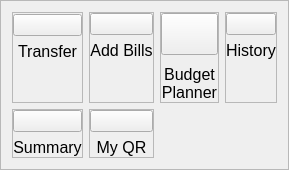
                    <widget class="QFrame" name="featuresframe">
                     <property name="sizePolicy">
                      <sizepolicy hsizetype="Preferred" vsizetype="Fixed">
                       <horstretch>0</horstretch>
                       <verstretch>0</verstretch>
                      </sizepolicy>
                     </property>
                     <property name="minimumSize">
                      <size>
                       <width>0</width>
                       <height>170</height>
                      </size>
                     </property>
                     <property name="frameShape">
                      <enum>QFrame::StyledPanel</enum>
                     </property>
                     <property name="frameShadow">
                      <enum>QFrame::Raised</enum>
                     </property>
                     <layout class="QVBoxLayout" name="verticalLayout_6" stretch="0">
                      <item>
                       <layout class="QGridLayout" name="gridLayout_2" columnstretch="0,0,0,0,0,0,0,0">
                        <property name="bottomMargin">
                         <number>0</number>
                        </property>
                        <item row="0" column="4">
                         <widget class="QFrame" name="ftransferframe">
                          <property name="frameShape">
                           <enum>QFrame::StyledPanel</enum>
                          </property>
                          <property name="frameShadow">
                           <enum>QFrame::Raised</enum>
                          </property>
                          <layout class="QVBoxLayout" name="verticalLayout_8">
                           <property name="leftMargin">
                            <number>0</number>
                           </property>
                           <property name="topMargin">
                            <number>1</number>
                           </property>
                           <property name="rightMargin">
                            <number>0</number>
                           </property>
                           <property name="bottomMargin">
                            <number>0</number>
                           </property>
                           <item>
                            <widget class="QPushButton" name="ftransferButton">
                             <property name="minimumSize">
                              <size>
                               <width>0</width>
                               <height>0</height>
                              </size>
                             </property>
                             <property name="text">
                              <string/>
                             </property>
                             <property name="icon">
                              <iconset resource="test.qrc">
                               <normaloff>:/images/image/transfer.svg</normaloff>:/images/image/transfer.svg</iconset>
                             </property>
                             <property name="iconSize">
                              <size>
                               <width>42</width>
                               <height>42</height>
                              </size>
                             </property>
                            </widget>
                           </item>
                           <item>
                            <widget class="QLabel" name="ftransferlabel">
                             <property name="font">
                              <font>
                               <family>Arial</family>
                               <pointsize>12</pointsize>
                              </font>
                             </property>
                             <property name="text">
                              <string>Transfer</string>
                             </property>
                             <property name="alignment">
                              <set>Qt::AlignHCenter|Qt::AlignTop</set>
                             </property>
                            </widget>
                           </item>
                          </layout>
                         </widget>
                        </item>
                        <item row="0" column="6">
                         <widget class="QFrame" name="fbudgetplannerframe">
                          <property name="minimumSize">
                           <size>
                            <width>0</width>
                            <height>10</height>
                           </size>
                          </property>
                          <property name="frameShape">
                           <enum>QFrame::StyledPanel</enum>
                          </property>
                          <property name="frameShadow">
                           <enum>QFrame::Raised</enum>
                          </property>
                          <layout class="QVBoxLayout" name="verticalLayout_11" stretch="1,0">
                           <property name="spacing">
                            <number>10</number>
                           </property>
                           <property name="leftMargin">
                            <number>0</number>
                           </property>
                           <property name="topMargin">
                            <number>0</number>
                           </property>
                           <property name="rightMargin">
                            <number>0</number>
                           </property>
                           <property name="bottomMargin">
                            <number>0</number>
                           </property>
                           <item>
                            <widget class="QPushButton" name="fbudgetplannerButton">
                             <property name="minimumSize">
                              <size>
                               <width>0</width>
                               <height>42</height>
                              </size>
                             </property>
                             <property name="text">
                              <string/>
                             </property>
                             <property name="icon">
                              <iconset resource="test.qrc">
                               <normaloff>:/images/image/budget-planner.svg</normaloff>:/images/image/budget-planner.svg</iconset>
                             </property>
                             <property name="iconSize">
                              <size>
                               <width>42</width>
                               <height>42</height>
                              </size>
                             </property>
                            </widget>
                           </item>
                           <item>
                            <widget class="QLabel" name="fbudgetplannerlabel">
                             <property name="minimumSize">
                              <size>
                               <width>0</width>
                               <height>0</height>
                              </size>
                             </property>
                             <property name="font">
                              <font>
                               <family>Arial</family>
                               <pointsize>12</pointsize>
                              </font>
                             </property>
                             <property name="text">
                              <string>Budget 
Planner</string>
                             </property>
                             <property name="alignment">
                              <set>Qt::AlignBottom|Qt::AlignHCenter</set>
                             </property>
                            </widget>
                           </item>
                          </layout>
                         </widget>
                        </item>
                        <item row="0" column="5">
                         <widget class="QFrame" name="faddbillsframe">
                          <property name="frameShape">
                           <enum>QFrame::StyledPanel</enum>
                          </property>
                          <property name="frameShadow">
                           <enum>QFrame::Raised</enum>
                          </property>
                          <layout class="QVBoxLayout" name="verticalLayout_10">
                           <property name="spacing">
                            <number>6</number>
                           </property>
                           <property name="leftMargin">
                            <number>0</number>
                           </property>
                           <property name="topMargin">
                            <number>0</number>
                           </property>
                           <property name="rightMargin">
                            <number>0</number>
                           </property>
                           <property name="bottomMargin">
                            <number>0</number>
                           </property>
                           <item>
                            <widget class="QPushButton" name="faddbillsButton">
                             <property name="text">
                              <string/>
                             </property>
                             <property name="icon">
                              <iconset resource="test.qrc">
                               <normaloff>:/images/image/add-bills.svg</normaloff>:/images/image/add-bills.svg</iconset>
                             </property>
                             <property name="iconSize">
                              <size>
                               <width>42</width>
                               <height>42</height>
                              </size>
                             </property>
                            </widget>
                           </item>
                           <item>
                            <widget class="QLabel" name="faddbillslabel">
                             <property name="font">
                              <font>
                               <family>Arial</family>
                               <pointsize>12</pointsize>
                              </font>
                             </property>
                             <property name="text">
                              <string>Add Bills</string>
                             </property>
                             <property name="alignment">
                              <set>Qt::AlignHCenter|Qt::AlignTop</set>
                             </property>
                            </widget>
                           </item>
                          </layout>
                         </widget>
                        </item>
                        <item row="1" column="4">
                         <widget class="QFrame" name="fsummaryframe">
                          <property name="frameShape">
                           <enum>QFrame::StyledPanel</enum>
                          </property>
                          <property name="frameShadow">
                           <enum>QFrame::Raised</enum>
                          </property>
                          <layout class="QVBoxLayout" name="verticalLayout_14">
                           <property name="spacing">
                            <number>6</number>
                           </property>
                           <property name="leftMargin">
                            <number>0</number>
                           </property>
                           <property name="topMargin">
                            <number>0</number>
                           </property>
                           <property name="rightMargin">
                            <number>0</number>
                           </property>
                           <property name="bottomMargin">
                            <number>0</number>
                           </property>
                           <item>
                            <widget class="QPushButton" name="fsummaryButton">
                             <property name="text">
                              <string/>
                             </property>
                             <property name="icon">
                              <iconset resource="test.qrc">
                               <normaloff>:/images/image/summary.svg</normaloff>:/images/image/summary.svg</iconset>
                             </property>
                             <property name="iconSize">
                              <size>
                               <width>42</width>
                               <height>42</height>
                              </size>
                             </property>
                            </widget>
                           </item>
                           <item>
                            <widget class="QLabel" name="fsummarylabel">
                             <property name="font">
                              <font>
                               <family>Arial</family>
                               <pointsize>12</pointsize>
                              </font>
                             </property>
                             <property name="lineWidth">
                              <number>1</number>
                             </property>
                             <property name="text">
                              <string>Summary</string>
                             </property>
                             <property name="alignment">
                              <set>Qt::AlignCenter</set>
                             </property>
                            </widget>
                           </item>
                          </layout>
                         </widget>
                        </item>
                        <item row="1" column="5">
                         <widget class="QFrame" name="fmyqrframe">
                          <property name="frameShape">
                           <enum>QFrame::StyledPanel</enum>
                          </property>
                          <property name="frameShadow">
                           <enum>QFrame::Raised</enum>
                          </property>
                          <layout class="QVBoxLayout" name="verticalLayout_16">
                           <property name="spacing">
                            <number>6</number>
                           </property>
                           <property name="leftMargin">
                            <number>0</number>
                           </property>
                           <property name="topMargin">
                            <number>0</number>
                           </property>
                           <property name="rightMargin">
                            <number>0</number>
                           </property>
                           <property name="bottomMargin">
                            <number>0</number>
                           </property>
                           <item>
                            <widget class="QPushButton" name="fmyqrButton">
                             <property name="text">
                              <string/>
                             </property>
                             <property name="icon">
                              <iconset resource="test.qrc">
                               <normaloff>:/images/image/my-qr.svg</normaloff>:/images/image/my-qr.svg</iconset>
                             </property>
                             <property name="iconSize">
                              <size>
                               <width>42</width>
                               <height>42</height>
                              </size>
                             </property>
                            </widget>
                           </item>
                           <item>
                            <widget class="QLabel" name="fmyqrlabel">
                             <property name="font">
                              <font>
                               <family>Arial</family>
                               <pointsize>12</pointsize>
                              </font>
                             </property>
                             <property name="text">
                              <string>My QR</string>
                             </property>
                             <property name="alignment">
                              <set>Qt::AlignCenter</set>
                             </property>
                            </widget>
                           </item>
                          </layout>
                         </widget>
                        </item>
                        <item row="0" column="7">
                         <widget class="QFrame" name="fhistoryframe">
                          <property name="minimumSize">
                           <size>
                            <width>0</width>
                            <height>0</height>
                           </size>
                          </property>
                          <property name="frameShape">
                           <enum>QFrame::StyledPanel</enum>
                          </property>
                          <property name="frameShadow">
                           <enum>QFrame::Raised</enum>
                          </property>
                          <layout class="QVBoxLayout" name="verticalLayout_12">
                           <property name="spacing">
                            <number>6</number>
                           </property>
                           <property name="leftMargin">
                            <number>0</number>
                           </property>
                           <property name="topMargin">
                            <number>0</number>
                           </property>
                           <property name="rightMargin">
                            <number>0</number>
                           </property>
                           <property name="bottomMargin">
                            <number>0</number>
                           </property>
                           <item>
                            <widget class="QPushButton" name="fhistoryButton">
                             <property name="text">
                              <string/>
                             </property>
                             <property name="icon">
                              <iconset resource="test.qrc">
                               <normaloff>:/images/image/history-features.svg</normaloff>:/images/image/history-features.svg</iconset>
                             </property>
                             <property name="iconSize">
                              <size>
                               <width>42</width>
                               <height>42</height>
                              </size>
                             </property>
                            </widget>
                           </item>
                           <item>
                            <widget class="QLabel" name="fhistorylabel">
                             <property name="font">
                              <font>
                               <family>Arial</family>
                               <pointsize>12</pointsize>
                              </font>
                             </property>
                             <property name="text">
                              <string>History</string>
                             </property>
                             <property name="alignment">
                              <set>Qt::AlignHCenter|Qt::AlignTop</set>
                             </property>
                            </widget>
                           </item>
                          </layout>
                         </widget>
                        </item>
                       </layout>
                      </item>
                     </layout>
                    </widget>
